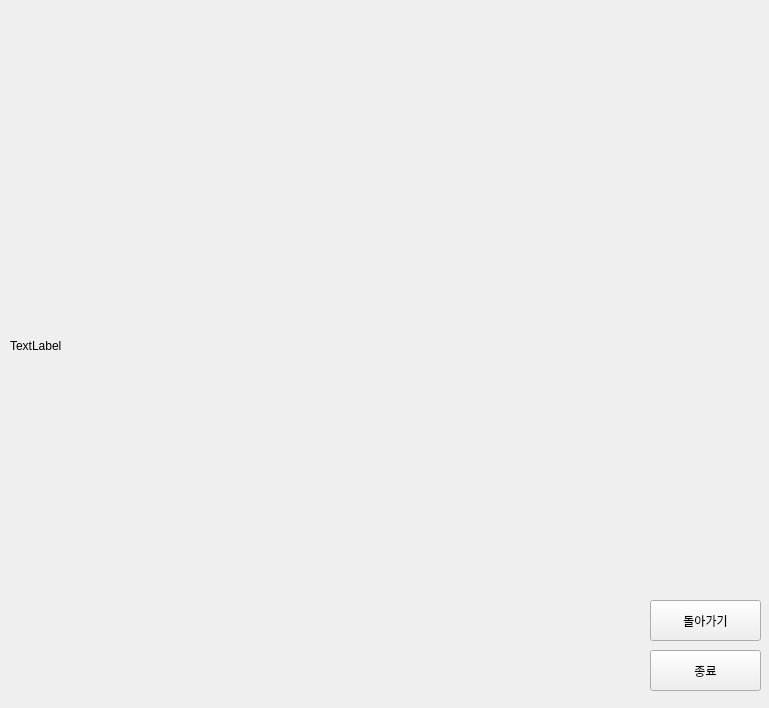
<?xml version="1.0" encoding="UTF-8"?>
<ui version="4.0">
 <class>Form</class>
 <widget class="QWidget" name="Form">
  <property name="geometry">
   <rect>
    <x>0</x>
    <y>0</y>
    <width>769</width>
    <height>708</height>
   </rect>
  </property>
  <property name="windowTitle">
   <string>Form</string>
  </property>
  <widget class="QLabel" name="label">
   <property name="geometry">
    <rect>
     <x>10</x>
     <y>20</y>
     <width>601</width>
     <height>651</height>
    </rect>
   </property>
   <property name="text">
    <string>TextLabel</string>
   </property>
  </widget>
  <widget class="QPushButton" name="b1">
   <property name="geometry">
    <rect>
     <x>650</x>
     <y>600</y>
     <width>111</width>
     <height>41</height>
    </rect>
   </property>
   <property name="text">
    <string>돌아가기</string>
   </property>
  </widget>
  <widget class="QPushButton" name="pushButton_2">
   <property name="geometry">
    <rect>
     <x>650</x>
     <y>650</y>
     <width>111</width>
     <height>41</height>
    </rect>
   </property>
   <property name="text">
    <string>종료</string>
   </property>
  </widget>
 </widget>
 <resources/>
 <connections/>
</ui>
